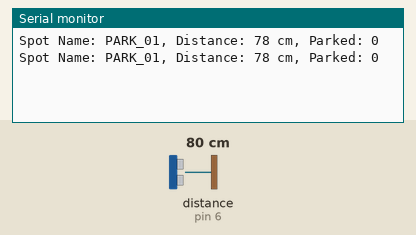
The sketch below on a simulated Arduino Uno, built with avr-gcc and run on an emulated ATmega328P. Shown: the last lines printed to the serial monitor. Wiring (inferred from the names in the program): ultrasonic range finder: trigger pin 7; echo pin 6. Inputs (shaded band) come from the test bench; at power-on: distance to the obstacle (sensor on pin 6) 80 cm. The echo pulse lasts 58.3 µs per cm.

Above: at 1.8 s.
1.9 s: distance to the obstacle (sensor on pin 6) set to 2 cm
At 2.7 s:
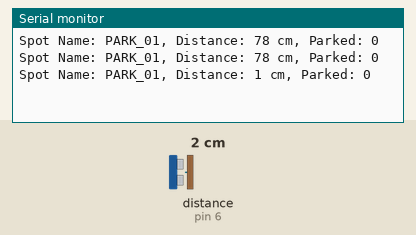
3.4 s: distance to the obstacle (sensor on pin 6) set to 4 cm
At 4.8 s:
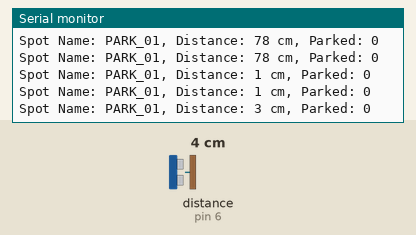
Timing chart, 0 to 6.4 s (numbered marks = the images above; inputs shaded):
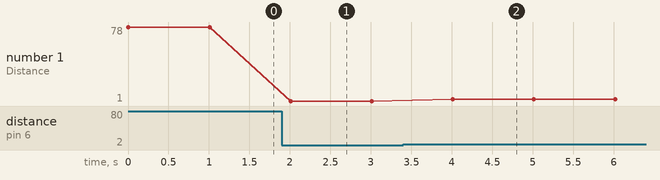

The sketch:

distance_sensor_v2.ino
```cpp
// Configuration Constants
#define TRIG_PIN 7  // Define TRIG pin
#define ECHO_PIN 6  // Define ECHO pin
#define DISTANCE_THRESHOLD_OCCUPIED 10  // Minimum distance to detect occupancy (cm)
#define DISTANCE_THRESHOLD_MAX 100  // Maximum distance to detect occupancy (cm)
#define DISTANCE_THRESHOLD_UNOCCUPIED 50  // Distance to detect unoccupancy (cm)
#define PARKED_TIME_THRESHOLD 5000  // Time threshold to confirm parking (ms)
#define MEASUREMENT_DELAY 1000  // Delay between measurements (ms)

String spot_name = "PARK_01";  // Park yeri ismi

void setup() {
  Serial.begin(9600); // Start serial communication at 9600 baud
  pinMode(TRIG_PIN, OUTPUT); // Set TRIG pin as output
  pinMode(ECHO_PIN, INPUT);  // Set ECHO pin as input
}

bool isParked = false;
unsigned long occupationStartTime = 0;

// Function to measure distance
long measure_distance() {
  digitalWrite(TRIG_PIN, LOW);
  delayMicroseconds(2);
  digitalWrite(TRIG_PIN, HIGH);
  delayMicroseconds(10);
  digitalWrite(TRIG_PIN, LOW);

  long duration = pulseIn(ECHO_PIN, HIGH);
  long distance = duration * 0.034 / 2;
  return distance;
}

// Function to handle occupied spot
void handle_occupied(long distance) {
  if (occupationStartTime == 0) {
    occupationStartTime = millis(); // Record the start time
  } else if (millis() - occupationStartTime >= PARKED_TIME_THRESHOLD) { // If threshold time has passed
    isParked = true;
  }
}

// Function to handle unoccupied spot
void handle_unoccupied(long distance) {
  occupationStartTime = 0; // Reset the timer
  if (isParked) {
    isParked = false;
  }
}

// Main processing function
void process_spot() {
  long distance = measure_distance();

  if (distance >= DISTANCE_THRESHOLD_OCCUPIED && distance <= DISTANCE_THRESHOLD_MAX) {
    if (distance < DISTANCE_THRESHOLD_UNOCCUPIED) {
      handle_occupied(distance);
    } else {
      handle_unoccupied(distance);
    }
  } else {
    occupationStartTime = 0; // Reset the timer if distance is out of range
  }

  // Send spot name, distance, and parked status over serial
  Serial.print("Spot Name: ");
  Serial.print(spot_name);
  Serial.print(", Distance: ");
  Serial.print(distance);
  Serial.print(" cm, Parked: ");
  Serial.println(isParked);
}

void loop() {
  process_spot();
  delay(MEASUREMENT_DELAY); // Wait before the next measurement
}
```

Measured:
- after the input at 1.9 s, the serial monitor: prints a new line after 0.11 s (image 1)
- after the input at 3.4 s, the serial monitor: prints a new line after 0.61 s (image 2)
- plotted number 1: 1 → 3 after the input at 3.4 s
